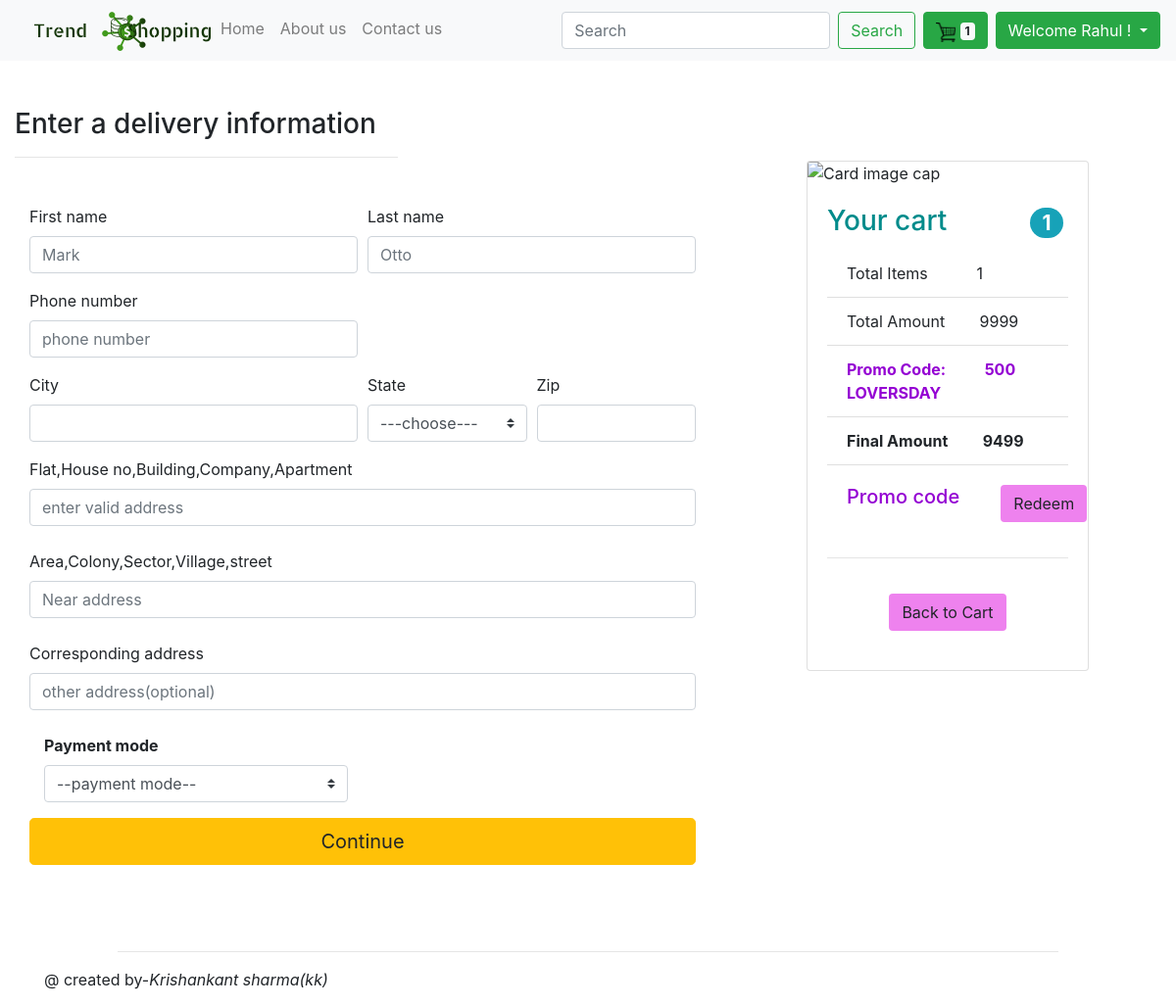
/order-place/ (signed in), run on the app's committed database.
### myapp/models.py (models this page shows, shortened)
class Order(models.Model):
    STATUS=(
            ('Not order','Not order'),
            ('Out for delivery','Out for delivery'),
            ('delivered','delivered'),
            )
    user=models.ForeignKey(settings.AUTH_USER_MODEL, on_delete=models.CASCADE)
    unique_id = models.CharField(max_length=20,default="")
    items=models.ManyToManyField(OrderItem)
    start_date=models.DateTimeField(auto_now=True)
    order_date=models.DateTimeField()
    complete_date=models.DateTimeField(null=True, blank=True)
    ordered=models.BooleanField(default=False)
    status = models.CharField(max_length=100, default="not order",choices=STATUS)
    payment_price=models.FloatField(default=0)
    delivery_address=models.ForeignKey('CheckoutForm',on_delete=models.SET_NULL,blank=True,null=True)
    def final(self):
        total=0
        for item in self.items.all():
            total += item.final_price()
        return total
    amount=property(final)
    class Meta:
        ordering=["status"]

class OrderItem(models.Model):
    user = models.ForeignKey(settings.AUTH_USER_MODEL, on_delete=models.CASCADE,)
    ordered = models.BooleanField(default=False)
    item=models.ForeignKey(product, on_delete=models.CASCADE)
    quantity = models.IntegerField(default=1)
    def total_discountprice(self):
        return self.quantity * self.item.discount_price
    def final_price(self):
        if self.item.discount_price:
            return self.total_discountprice()
        else:
            return self.total_price()

class product(models.Model):
  product_id=models.AutoField
  slug=models.SlugField(max_length=250, blank=True)
  product_name=models.CharField(max_length=50)
  category=models.CharField(max_length=50,default="")
  sub_category=models.CharField(max_length=50,default="")
  desc=models.CharField(max_length=1000)
  price=models.IntegerField(default=0)
  discount_price=models.IntegerField(default=0,blank=True)
  new=models.BooleanField(default=False)
  pub_date=models.DateField()
  image=models.ImageField(upload_to='app/images',default="")
  image1 = models.ImageField(upload_to='app/images', default="")
  image2 = models.ImageField(upload_to='app/images', default="")
  image3 = models.ImageField(upload_to='app/images', default="")
  image4 = models.ImageField(upload_to='app/images', default="")

class Promocode(models.Model):
           code= models.IntegerField(default=0)
           code_name=models.CharField(max_length=25,default="")
           def __str__(self):
               return self.code_name

### myapp/views.py (the view, shortened to what this page needs)
# urls.py: path('order-place/',views.order_place,name='order-place'),
def order_place(request):
    user_items = OrderItem.objects.filter(user=request.user,ordered=False)
    user_order = Order.objects.filter(user=request.user,ordered=False)
    order = Order.objects.filter(user=request.user)
    item_length = user_order.values('items')
    items = user_items.values('quantity')
    count = 0
    for x in items:
        count += x['quantity']
    random_promo = 'null'
    promo_discount = 0
    if len(order) == 1:
        promo=Promocode.objects.filter(code=500)
        random_promo = promo[0]
        promo_discount +=  -promo[0].code
    elif len(order) != 1 and 15000 <= user_order[0].amount:
        promo = Promocode.objects.filter(code=250)
        random_promo=promo[0]
        promo_discount= -promo[0].code
    elif len(order) != 1 and 30000 <= user_order[0].amount:
        promo = Promocode.objects.filter(code=200)
        random_promo=promo[0]
        promo_discount= -promo[0].code
    elif len(order) != 1 and user_order[0].amount >= 50000:
        promo = Promocode.objects.filter(code=900)
        random_promo=promo[0]
        promo_discount= -promo[0].code
    context={
        'count':count,
        'item':user_items,
        'order':user_order,
        'length':item_length,
        'promo':random_promo,
        'discount':promo_discount,
    }
    return render(request,'order-place.html',context)

### templates/order-place.html (shortened to what this page needs)
{% extends 'basic.html' %}
{% block body %}
<div class="container row d-flex justify-content-center">
<div class="col-md-8 ">
<h3 class="mt-5 info">Enter a delivery information</h3>
<hr style="margin-right:45%">
<div class="container my-5" >
<form class="needs-validation" novalidate action="/order-place/" method="post">{% csrf_token %}
    <div class="form-row">
        <div class="col-md-6 mb-3">
            <label for="firstname">First name</label>
            <input type="text" class="form-control" id="firstname" name="firstname" placeholder="Mark" required>
        </div>
        <div class="col-md-6 mb-3">
            <label for="lastname">Last name</label>
            <input type="text" class="form-control" id="lastname" name="lastname"  placeholder="Otto" required>
        </div>
    </div>
    <div class="form-row">
        <div class="col-md-6 mb-3">
            <label for="phone">Phone number</label>
            <input type="text" class="form-control" id="phone" name="phone"  placeholder="phone number" required>
        </div>
    </div>
    <div class="form-row">
        <div class="col-md-6 mb-3">
            <label for="city">City</label>
            <input type="text" class="form-control" id="city" name="city" required>
        </div>
        <div class="col-md-3 mb-3">
            <label for="state">State</label>
            <select class="custom-select" id="state" name="state" required>
                <option selected disabled value="">---choose---</option>
            </select>
        </div>
        <div class="col-md-3 mb-3">
            <label for="zip">Zip</label>
            <input type="text" class="form-control" id="zip" name="zip" required>
        </div>
    </div>
    <div class="form-row">
        <div class="col-md-12 mb-6">
            <label for="homeaddress">Flat,House no,Building,Company,Apartment</label>
            <input type="text" class="form-control" id="homeaddress" name="homeaddress"  placeholder="enter valid address" required>
        </div>
    </div><br>
    <div class="form-row">
        <div class="col-md-12 mb-6">
            <label for="address">Area,Colony,Sector,Village,street</label>
            <input type="text" class="form-control" id="address" name="address"  placeholder="Near address" required>
        </div>
    </div><br>
    <div class="form-row">
        <div class="col-md-12 mb-6">
            <label for="corresponding-address">Corresponding address</label>
            <input type="text" class="form-control" id="corresponding-address" name="corresponding-address"  placeholder="other address(optional)">
        </div>
    </div><br>
    <div class="col-md-6 mb-6">
        <label for="paymentmode"><b>Payment mode</b></label>
        <select class="custom-select" id="paymentmode" name="paymentmode" required>
            <option selected disabled value="">--payment mode--</option>
        </select></div>
    <button type="submit" class="btn btn-warning btn-lg btn-block my-3">Continue</button>
</form>
</div>
</div>
    <div class="col-md-4">
        <div class="card summary">
            <img class="card-img-top" src="/static/app/images/cart image.png" alt="Card image cap">
            <div class="card-body">
                <div class="row" id="cartdiv">
                <div class="col-md-9">
                    <h3 class="card-title yourcart" style="color:darkcyan">Your cart</h3>
                </div>
                    <div class="col-md-3">
                        <h3><span class="badge badge-pill badge-info" id="yourcart">{{count}}</span></h3>
                    </div></div>
                {% for i in order %}
            <ul class="list-group list-group-flush">
                <li class="list-group-item">Total Items <span style="margin-left:22%">{{length|length}}</span></li>
                <li class="list-group-item">Total Amount <span style="margin-left:15%">{{i.amount}}</span></li>
                {% if promo != 'null' %}
                <li class="list-group-item" style="color:darkviolet"><b>Promo Code:</b> <span style="margin-left:17%"><b>{{promo.code}}</b></span><br><b>{{promo}}</b></li>
                {% else %}
                <li class="list-group-item" style="color:darkviolet"><b>Promo Code:</b> <span style="margin-left:17%"><b>{{promo.code}}</b></span><br><span style="color:red"><b>NO PROMO CODE</b></span></li>
                {% endif %}
                <li class="list-group-item"><b>Final Amount</b> <span style="margin-left:15%"><b>{{i.amount|add:discount}}</b></span></li>
            </ul>
                {% endfor %}
            <div class="card-body">
                <div class="row">
                    <div class="col-md-8">
                        <h5  class="promo" style="color:darkviolet">Promo code</h5>
                    </div>
                    <div class="col-md-4">
                <a class="btn  promo " id="promo" href="#" style="background-color:violet">Redeem</a>
                    </div></div></div>
                <hr>
                <div class="card-body">
                    <div class="d-flex justify-content-center">
                        <a class="btn" href="/order-summary/" style="background-color:violet">Back to Cart</a>
                    </div>
                </div>
        </div>
        </div></div></div>
{% endblock %}

### templates/basic.html (shortened to what this page needs)
<!doctype html>
<html lang="en" xmlns="http://www.w3.org/1999/html">
  <head>
 <link rel="stylesheet" href="https://stackpath.bootstrapcdn.com/bootstrap/4.4.1/css/bootstrap.min.css">
  </head>
<body>
{% load static %}
 <nav class="navbar navbar-expand-lg navbar-light bg-light">
  <div class="collapse navbar-collapse" id="navbarSupportedContent">
    <ul class="navbar-nav mr-auto">
        <li class="nav-item " ><img src="\static\app\images\shop.png"></li>
        <li class="nav-item"> <a class="nav-link" href="/" id="home">Home <span class="sr-only">(current)</span></a>
      </li>
      <li class="nav-item" >
        <a class="nav-link" href="/about/" id="about">About us </a>
      </li>
      <li class="nav-item" >
          <form method="post" action="/contact/">
        <a class="nav-link " href="/contact/" id="contact"> Contact us</a>
          </form>
      </li>
    </ul>
    <form  method="get" action="/search/" class="form-inline my-2 my-lg-0">
      <input class="form-control mr-sm-2" type="search" placeholder="Search"  name="search" id="search" aria-label="Search">
      <button class="btn btn-outline-success my-2 my-sm-0" type="submit">Search</button>
    </form>
          <a href="/order-summary/" class="btn btn-success mx-2 my-1">
          <img src="/static/app/images/shop cart.png" height="20px" width="20px">
              <span class="badge badge-light">{{count}}</span>
              </a>
      {% if user.is_authenticated %}
       <div class="dropdown ">
  <button class="btn btn-success dropdown-toggle" type="button" id="dropdownMenuButton" data-toggle="dropdown" aria-haspopup="true" aria-expanded="false">
    Welcome {{request.user|capfirst}} !
  </button>
</div>
{% endif %}
</div>
</nav>
{% block body %}
{% endblock %}
</body><br>
  <hr style="margin-left:10%;margin-right:10%">
  <footer class="container">
      <p>
          @ created by-<i>Krishankant sharma(kk)</i></p>
  </footer>
</html>

### data on the page
Order: length "1", amount "9999", amount|add "9499"
Promocode: code "500", code_name "LOVERSDAY"

### other printed values
{{ count }} "1"
{{ request.user|capfirst }} "Rahul"
